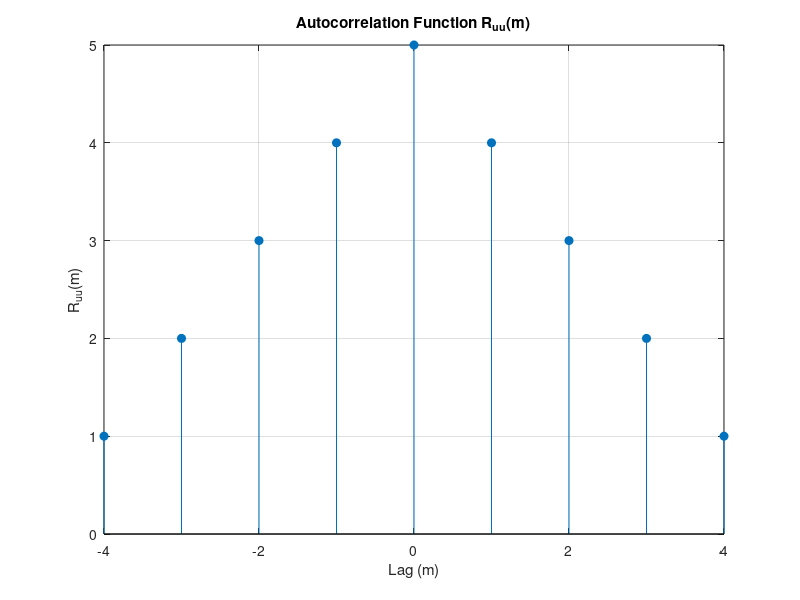
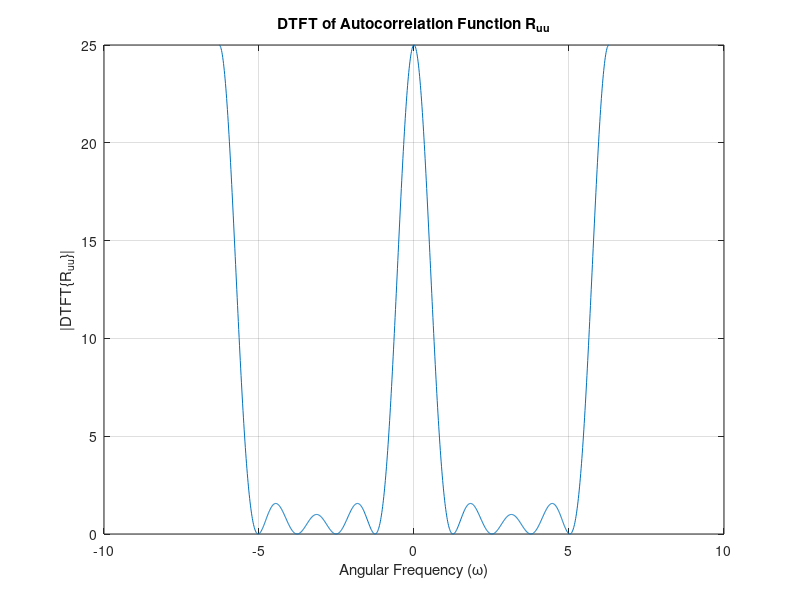

Here is the MATLAB script that generated these plots, in order:

u_n = [1, 1, 1, 1, 1];
M = 5;

% --- Autocorrelation ---
R_uu = xcorr(u_n, 'none');  
m = -(M-1):(M-1);


figure;
stem(m, R_uu, 'filled');
xlabel('Lag (m)');
ylabel('R_{uu}(m)');
title('Autocorrelation Function R_{uu}(m)');
grid on;

% --- DTFT of R_uu ---
w = linspace(-2*pi, 2*pi, 1000);
U_ejw = zeros(size(w));

for w_i = 1:length(w)
    U_ejw(w_i) = sum(R_uu .* exp(-1j * w(w_i) * m));
end

% --- Plot DTFT of Autocorrelation ---
figure;
plot(w, abs(U_ejw));
xlabel('Angular Frequency (\omega)');
ylabel('|DTFT\{R_{uu}\}|');
title('DTFT of Autocorrelation Function R_{uu}');
grid on;
